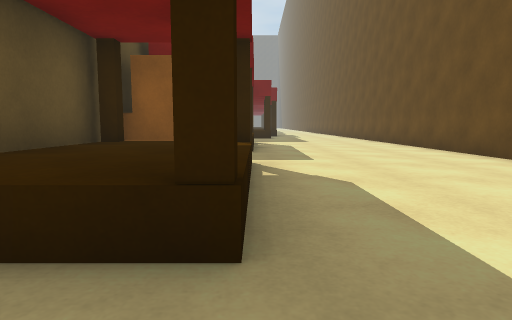
[1] (above)

24 first-person views from a walk through a scene from a Unity 3-D project. The camera is 0.72 m above the floor, tilts 6° down and sees 75° across. The floor is counted in squares, 1 m on a side. Each view is taken from the middle of a square. On the plan, view 1 faces up. The plan holds only what a view shows up to about 10 squares ahead; the rest is blank. The place goes on beyond the plan. The player character is not drawn.

[2]
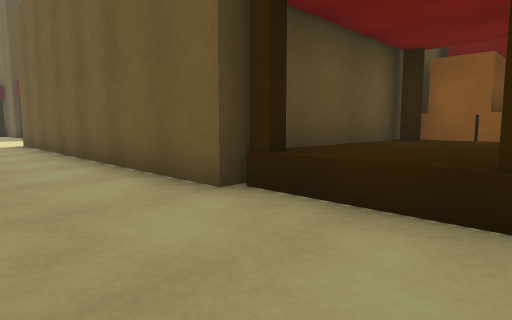

[3]
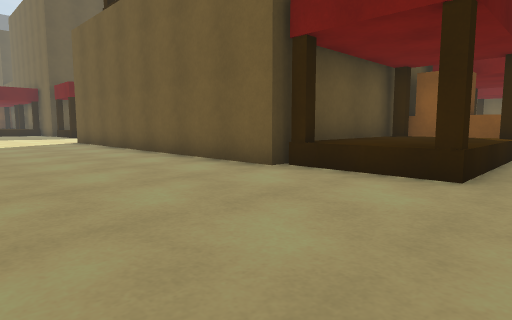

[4]
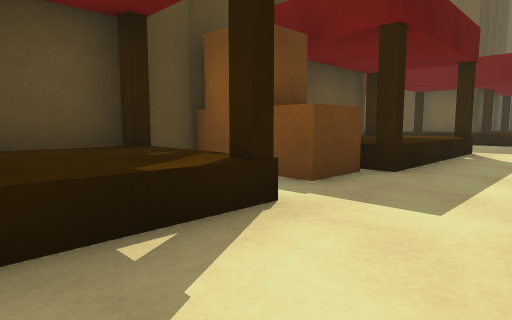

[5]
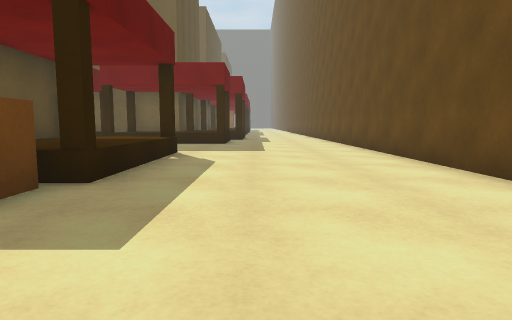

[6]
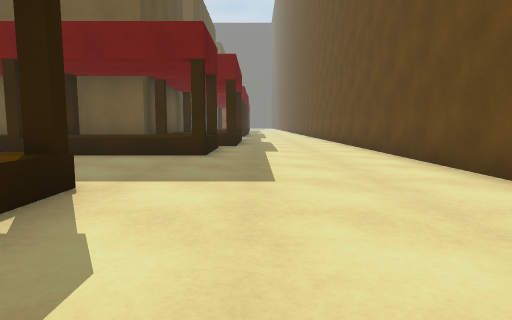

[7]
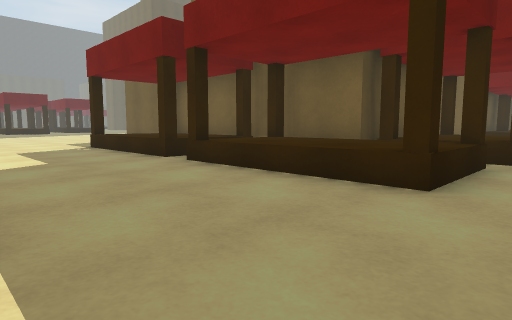

[8]
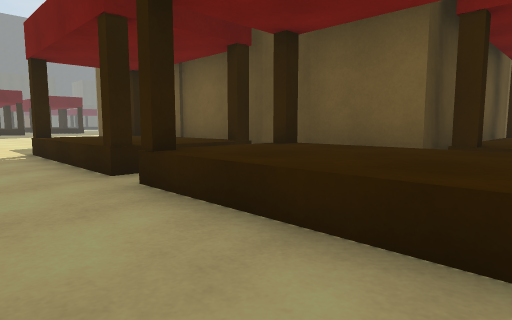

[9]
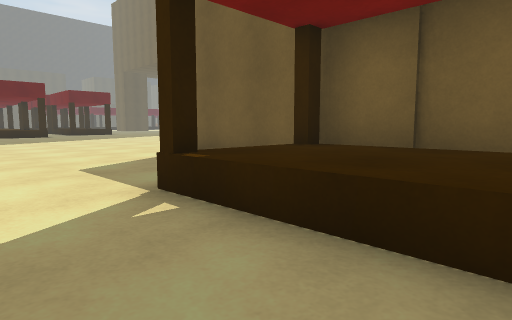

[10]
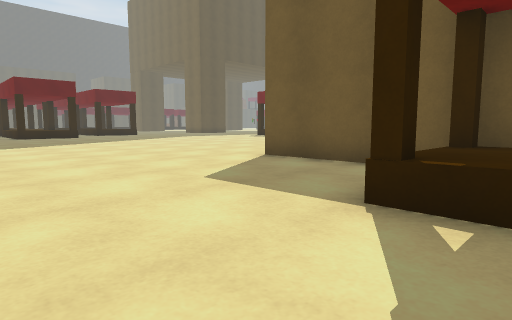

[11]
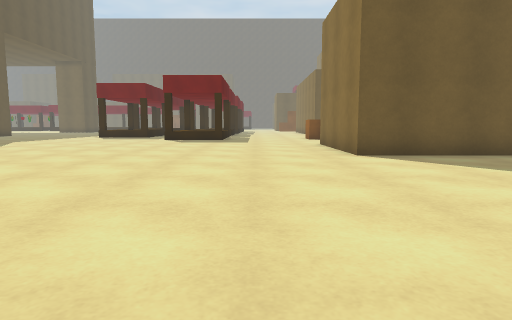

[12]
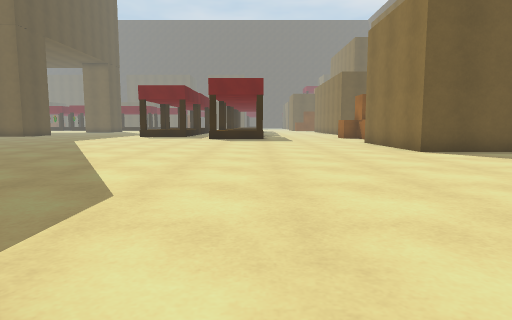

[13]
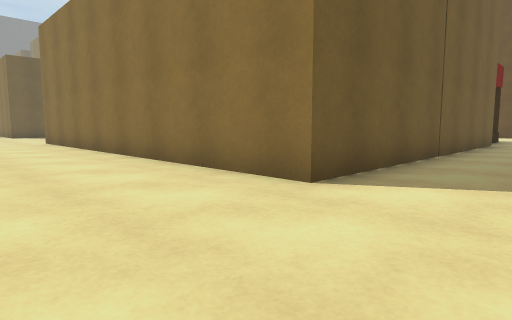

[14]
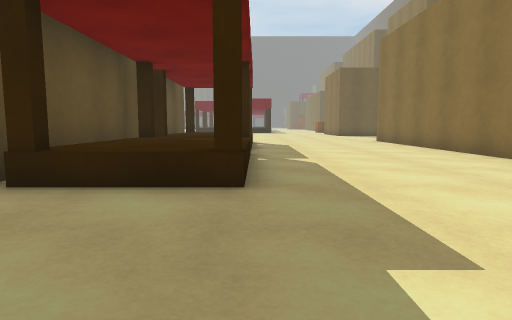

[15]
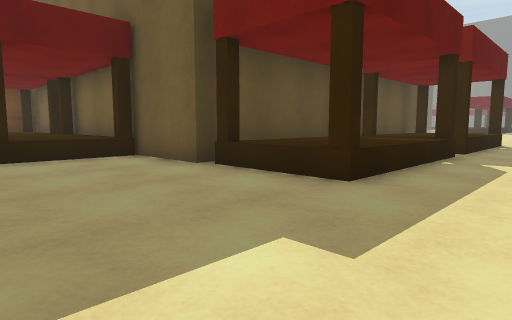

[16]
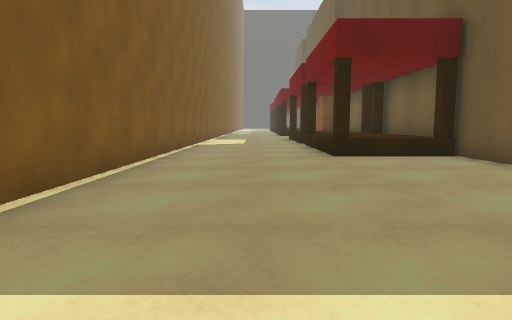

[17]
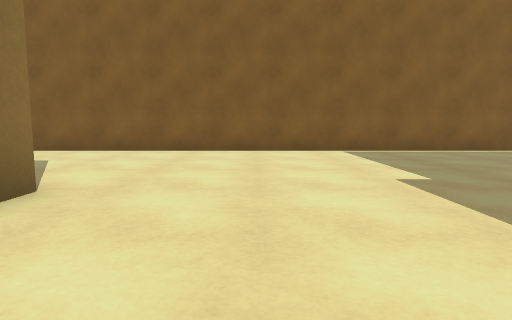

[18]
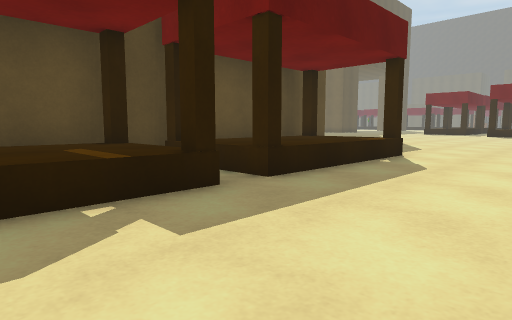

[19]
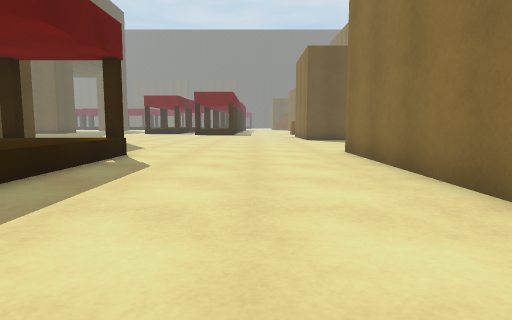

[20]
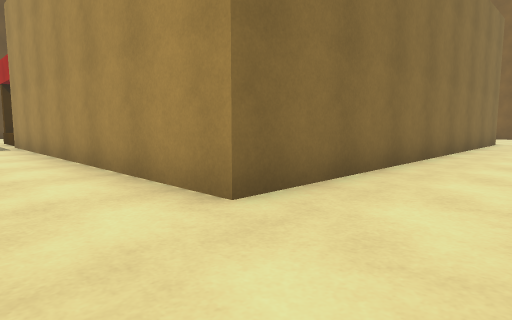

[21]
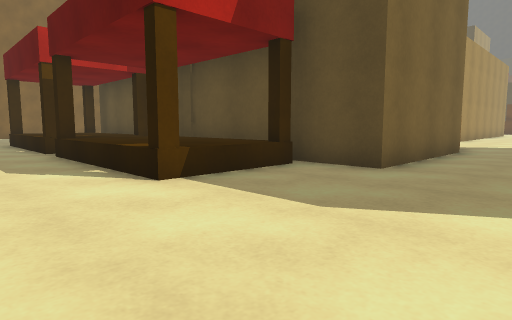

[22]
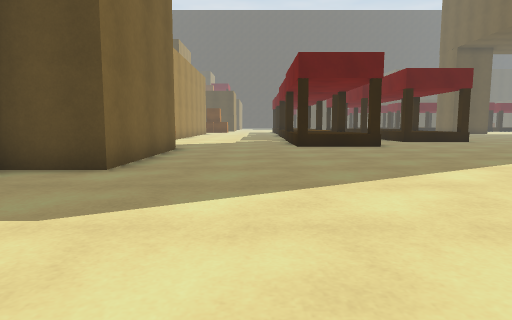

[23]
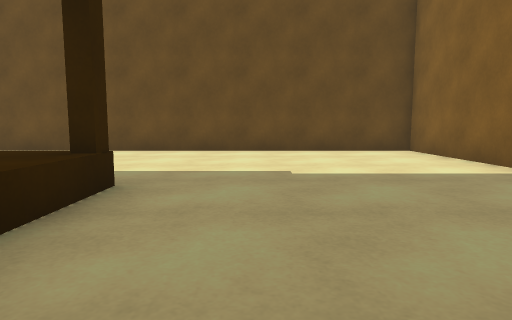

[24]
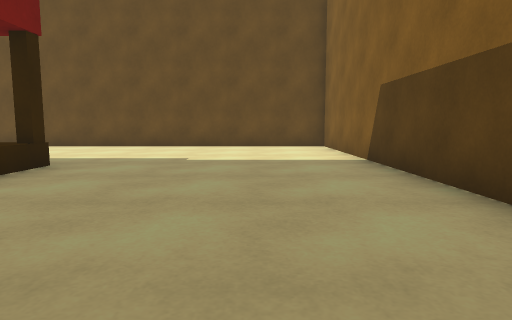

### Floor plan
Key: @ floor where view 1 was taken; # wall or solid block; . floor; S stall; H house.
Columns run from 27 left of view 1 to 6 right of it. Each row starts with its distance up from view 1.
 23 ..............H          HSSS
 22 ..............H          HSSS
 21 ..............HHHHSSSSSSSS  .
 20 ..................SSSSSSSSSSS....#
 19 ..................SSSSSSSSSSS....#
 18 ..................SSSSSSSSSSS....#
 17 .................................#
 16 .................................#
 15 .................................#
 14 HHHHH.........HHHHHHHHHH SSS.....#
 13      SSSS.....H         SSSS.....#
 12      SSSS.....H         SSSS.....#
 11      SSSS.....H         SSSS.....#
 10      SSSS.....H         SSSS.....#
  9      SSSS.....H         SSSS.....#
  8        .......H         HHH......#
  7      SSSS.....H         H........#
  6      SSSS.....H         SSSS.....#
  5      SSSS.....H         SSSS.....#
  4      SSSS.....H         SSSS.....#
  3 SSSHHSSSS.....H         SSSS.....#
  2 SSS...........HHHHHHHHHHSSSS.....#
  1 SSS..............................#
  0 SSS........................@.....#
 -1 .................................#
 -2 .................................#
 -3 .................     ...........#
 -4 ..................     ..........#
 -5 ##################      ##########

Where each view was taken, in squares from view 1:
view 1: 0 up, 0 right, facing up
view 2: 1 down, 0 right, facing up-left
view 3: 3 down, 1 right, facing up-left
view 4: 4 up, 2 right, facing up-left
view 5: 5 up, 2 right, facing up
view 6: 10 up, 2 right, facing up
view 7: 14 up, 2 right, facing up-left
view 8: 16 up, 0 right, facing up-left
view 9: 16 up, 6 left, facing up-left
view 10: 15 up, 8 left, facing up-left
view 11: 13 up, 16 left, facing up
view 12: 12 up, 18 left, facing up
view 13: 1 down, 17 left, facing up-right
view 14: 1 down, 19 left, facing up
view 15: 1 down, 17 left, facing up-left
view 16: 2 down, 17 left, facing left
view 17: 5 up, 16 left, facing down
view 18: 5 up, 16 left, facing up-left
view 19: 5 up, 16 left, facing up
view 20: 16 up, 16 left, facing down-right
view 21: 17 up, 17 left, facing down-left
view 22: 17 up, 17 left, facing left
view 23: 0 up, 4 left, facing right
view 24: 2 down, 6 left, facing right
